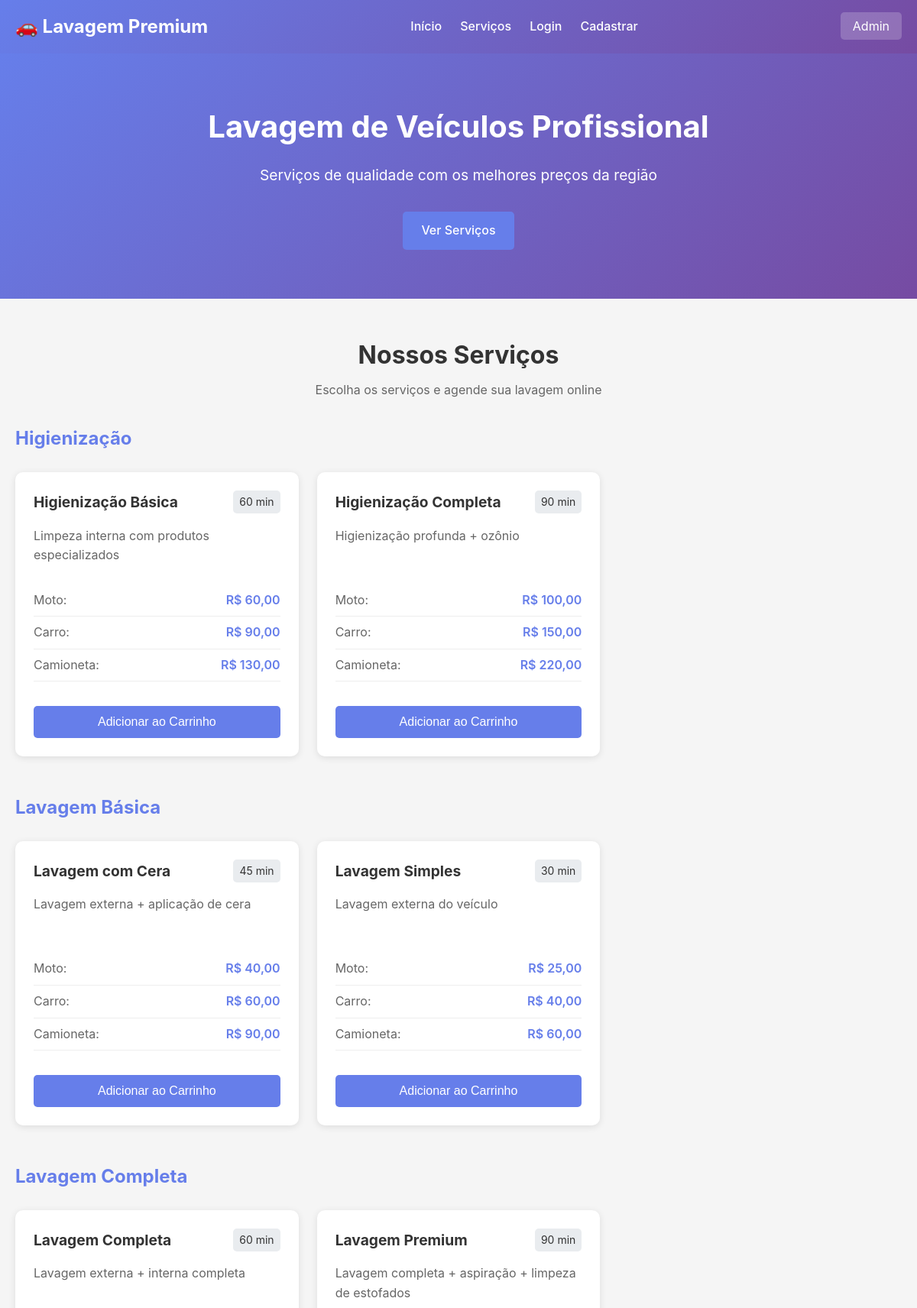
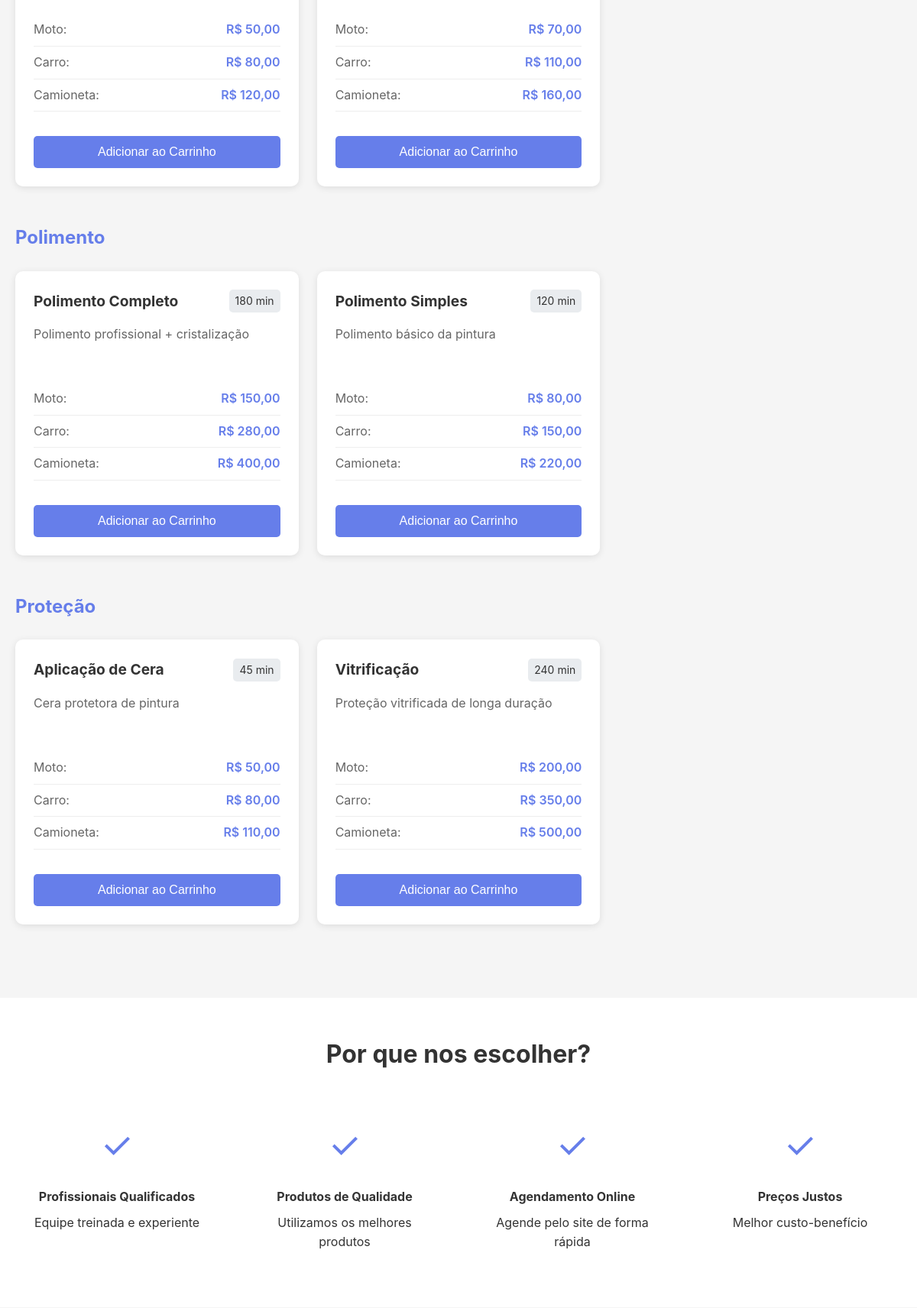
The page /public/index.php (upper part) on the database its author committed (2 pictures, top to bottom).
### tables this page shows
CREATE TABLE servicos (
    id INT PRIMARY KEY AUTO_INCREMENT,
    categoria_id INT NOT NULL,
    nome VARCHAR(100) NOT NULL,
    descricao TEXT,
    preco_moto DECIMAL(10,2) NOT NULL,
    preco_carro DECIMAL(10,2) NOT NULL,
    preco_camioneta DECIMAL(10,2) NOT NULL,
    duracao_minutos INT NOT NULL DEFAULT 60,
    estoque_disponivel INT DEFAULT 999,
    ativo TINYINT(1) DEFAULT 1,
    data_criacao TIMESTAMP DEFAULT CURRENT_TIMESTAMP,
    data_atualizacao TIMESTAMP DEFAULT CURRENT_TIMESTAMP ON UPDATE CURRENT_TIMESTAMP,
    FOREIGN KEY (categoria_id) REFERENCES categorias_servicos(id),
    INDEX idx_categoria (categoria_id),
    INDEX idx_ativo (ativo),
    INDEX idx_estoque (estoque_disponivel)
);

CREATE TABLE categorias_servicos (
    id INT PRIMARY KEY AUTO_INCREMENT,
    nome VARCHAR(100) NOT NULL,
    descricao TEXT,
    ativo TINYINT(1) DEFAULT 1,
    data_criacao TIMESTAMP DEFAULT CURRENT_TIMESTAMP,
    INDEX idx_ativo (ativo)
);

### app/models/Servico.php (called while the page is built, shortened)
<?php
class Servico {
    private $conn;
    private $table_name = "servicos";
    public function __construct($db = null) {
        if ($db) {
            $this->conn = $db;
        } else {
            $database = new Database();
            $this->conn = $database->getConnection();
        }
    }
    public function readAll() {
        $query = "SELECT s.*, c.nome as categoria_nome
                  FROM " . $this->table_name . " s
                  LEFT JOIN categorias_servicos c ON s.categoria_id = c.id
                  WHERE s.ativo = 1
                  ORDER BY c.nome, s.nome ASC";
        $stmt = $this->conn->prepare($query);
        $stmt->execute();
        return $stmt;
    }
}
?>

### config/config.php (called while the page is built, shortened)
<?php
function formatarMoeda($valor) {
    return 'R$ ' . number_format($valor, 2, ',', '.');
}
?>

### public/index.php (the view, shortened to what this page needs)
<?php
require_once __DIR__ . '/../config/config.php';
require_once __DIR__ . '/../app/models/Servico.php';
$database = new Database();
$db = $database->getConnection();
$servico = new Servico($db);
$stmt = $servico->readAll();
$servicos = $stmt->fetchAll(PDO::FETCH_ASSOC);
$servicos_por_categoria = [];
foreach ($servicos as $s) {
    $categoria = $s['categoria_nome'] ?? 'Outros';
    if (!isset($servicos_por_categoria[$categoria])) {
        $servicos_por_categoria[$categoria] = [];
    }
    $servicos_por_categoria[$categoria][] = $s;
}
include __DIR__ . '/../app/views/layouts/header.php';
?>
<section class="hero">
    <div class="hero-content">
        <h1>Lavagem de Veículos Profissional</h1>
        <p>Serviços de qualidade com os melhores preços da região</p>
        <a href="#servicos" class="btn btn-primary">Ver Serviços</a>
    </div>
</section>
<section id="servicos" class="servicos-section">
    <div class="container">
        <h2>Nossos Serviços</h2>
        <p class="subtitle">Escolha os serviços e agende sua lavagem online</p>
        <?php foreach ($servicos_por_categoria as $categoria => $servicos_cat): ?>
        <div class="categoria-section">
            <h3 class="categoria-titulo"><?php echo htmlspecialchars($categoria); ?></h3>
            <div class="servicos-grid">
                <?php foreach ($servicos_cat as $servico): ?>
                <div class="servico-card" data-servico-id="<?php echo $servico['id']; ?>">
                    <div class="servico-header">
                        <h4><?php echo htmlspecialchars($servico['nome']); ?></h4>
                        <span class="servico-duracao"><?php echo $servico['duracao_minutos']; ?> min</span>
                    </div>
                    <p class="servico-descricao"><?php echo htmlspecialchars($servico['descricao']); ?></p>
                    <div class="servico-precos">
                        <div class="preco-item">
                            <span class="veiculo-tipo">Moto:</span>
                            <span class="preco" data-tipo="moto" data-valor="<?php echo $servico['preco_moto']; ?>">
                                <?php echo formatarMoeda($servico['preco_moto']); ?>
                            </span>
                        </div>
                        <div class="preco-item">
                            <span class="veiculo-tipo">Carro:</span>
                            <span class="preco" data-tipo="carro" data-valor="<?php echo $servico['preco_carro']; ?>">
                                <?php echo formatarMoeda($servico['preco_carro']); ?>
                            </span>
                        </div>
                        <div class="preco-item">
                            <span class="veiculo-tipo">Camioneta:</span>
                            <span class="preco" data-tipo="camioneta" data-valor="<?php echo $servico['preco_camioneta']; ?>">
                                <?php echo formatarMoeda($servico['preco_camioneta']); ?>
                            </span>
                        </div>
                    </div>
                    <button onclick="adicionarAoCarrinho(<?php echo $servico['id']; ?>, '<?php echo htmlspecialchars($servico['nome']); ?>')"
                            class="btn btn-primary btn-adicionar">
                        Adicionar ao Carrinho
                    </button>
                </div>
                <?php endforeach; ?>
            </div>
        </div>
        <?php endforeach; ?>
    </div>
</section>
<section class="sobre-section">
    <div class="container">
        <h2>Por que nos escolher?</h2>
        <div class="vantagens-grid">
            <div class="vantagem-item">
                <div class="vantagem-icon">✓</div>
                <h4>Profissionais Qualificados</h4>
                <p>Equipe treinada e experiente</p>
            </div>
            <div class="vantagem-item">
                <div class="vantagem-icon">✓</div>
                <h4>Produtos de Qualidade</h4>
                <p>Utilizamos os melhores produtos</p>
            </div>
            <div class="vantagem-item">
                <div class="vantagem-icon">✓</div>
                <h4>Agendamento Online</h4>
                <p>Agende pelo site de forma rápida</p>
            </div>
            <div class="vantagem-item">
                <div class="vantagem-icon">✓</div>
                <h4>Preços Justos</h4>
                <p>Melhor custo-benefício</p>
            </div>
        </div>
    </div>
</section>
<?php include __DIR__ . '/../app/views/layouts/footer.php'; ?>

### public/css/style.css (style rules this page uses)
* { margin: 0; padding: 0; box-sizing: border-box; }
body { font-family: -apple-system, BlinkMacSystemFont, 'Segoe UI', Roboto, 'Helvetica Neue', Arial, sans-serif; line-height: 1.6; color: #333; background-color: #f5f5f5; }
.container { max-width: 1200px; margin: 0 auto; padding: 0 20px; }
.hero { background: linear-gradient(135deg, #667eea 0%, #764ba2 100%); color: white; padding: 4rem 2rem; text-align: center; }
.hero-content h1 { font-size: 2.5rem; margin-bottom: 1rem; }
.hero-content p { font-size: 1.2rem; margin-bottom: 2rem; }
.btn { display: inline-block; padding: 0.75rem 1.5rem; background: #667eea; color: white; text-decoration: none; border-radius: 5px; border: none; cursor: pointer; font-size: 1rem; font-weight: 500; transition: all 0.3s; }
.btn-primary { background: #667eea; }
.servicos-section { padding: 3rem 0; }
.servicos-section h2 { text-align: center; font-size: 2rem; margin-bottom: 0.5rem; }
.subtitle { text-align: center; color: #666; margin-bottom: 2rem; }
.categoria-section { margin-bottom: 3rem; }
.categoria-titulo { font-size: 1.5rem; margin-bottom: 1.5rem; color: #667eea; }
.servicos-grid { display: grid; grid-template-columns: repeat(auto-fill, minmax(300px, 1fr)); gap: 1.5rem; }
.servico-card { background: white; border-radius: 10px; padding: 1.5rem; box-shadow: 0 2px 10px rgba(0,0,0,0.1); transition: transform 0.3s, box-shadow 0.3s; }
.servico-header { display: flex; justify-content: space-between; align-items: center; margin-bottom: 1rem; }
.servico-header h4 { font-size: 1.2rem; color: #333; }
.servico-duracao { background: #e9ecef; padding: 0.25rem 0.5rem; border-radius: 5px; font-size: 0.875rem; }
.servico-descricao { color: #666; margin-bottom: 1rem; min-height: 60px; }
.servico-precos { margin-bottom: 1rem; }
.preco-item { display: flex; justify-content: space-between; padding: 0.5rem 0; border-bottom: 1px solid #eee; }
.veiculo-tipo { color: #666; }
.preco { font-weight: 600; color: #667eea; }
.btn-adicionar { width: 100%; margin-top: 1rem; }
.sobre-section { background: white; padding: 3rem 0; }
.sobre-section h2 { text-align: center; font-size: 2rem; margin-bottom: 2rem; }
.vantagens-grid { display: grid; grid-template-columns: repeat(auto-fit, minmax(250px, 1fr)); gap: 2rem; }
.vantagem-item { text-align: center; padding: 1.5rem; }
.vantagem-icon { font-size: 3rem; color: #667eea; margin-bottom: 1rem; }
.vantagem-item h4 { margin-bottom: 0.5rem; }

### rows shown on the page
servicos: nome "Higienização Básica", duracao_minutos "60", descricao "Limpeza interna com produtos especializados", preco_moto "R$ 60,00", preco_carro "R$ 90,00", preco_camioneta "R$ 130,00"
servicos: nome "Higienização Completa", duracao_minutos "90", descricao "Higienização profunda + ozônio", preco_moto "R$ 100,00", preco_carro "R$ 150,00", preco_camioneta "R$ 220,00"
servicos: nome "Lavagem com Cera", duracao_minutos "45", descricao "Lavagem externa + aplicação de cera", preco_moto "R$ 40,00", preco_carro "R$ 60,00", preco_camioneta "R$ 90,00"
servicos: nome "Lavagem Simples", duracao_minutos "30", descricao "Lavagem externa do veículo", preco_moto "R$ 25,00", preco_carro "R$ 40,00", preco_camioneta "R$ 60,00"
servicos: nome "Lavagem Completa", duracao_minutos "60", descricao "Lavagem externa + interna completa", preco_moto "R$ 50,00", preco_carro "R$ 80,00", preco_camioneta "R$ 120,00"
servicos: nome "Lavagem Premium", duracao_minutos "90", descricao "Lavagem completa + aspiração + limpeza de estofados", preco_moto "R$ 70,00", preco_carro "R$ 110,00", preco_camioneta "R$ 160,00"
servicos: nome "Polimento Completo", duracao_minutos "180", descricao "Polimento profissional + cristalização", preco_moto "R$ 150,00", preco_carro "R$ 280,00", preco_camioneta "R$ 400,00"
servicos: nome "Polimento Simples", duracao_minutos "120", descricao "Polimento básico da pintura", preco_moto "R$ 80,00", preco_carro "R$ 150,00", preco_camioneta "R$ 220,00"
servicos: categoria.nome "Proteção", nome "Vitrificação", duracao_minutos "240", descricao "Proteção vitrificada de longa duração", preco_moto "R$ 200,00", preco_carro "R$ 350,00", preco_camioneta "R$ 500,00"
servicos: nome "Aplicação de Cera", duracao_minutos "45", descricao "Cera protetora de pintura", preco_moto "R$ 50,00", preco_carro "R$ 80,00", preco_camioneta "R$ 110,00"

### other values the page prints
$categoria "Higienização"
$categoria "Lavagem Básica"
$categoria "Lavagem Completa"
$categoria "Polimento"
